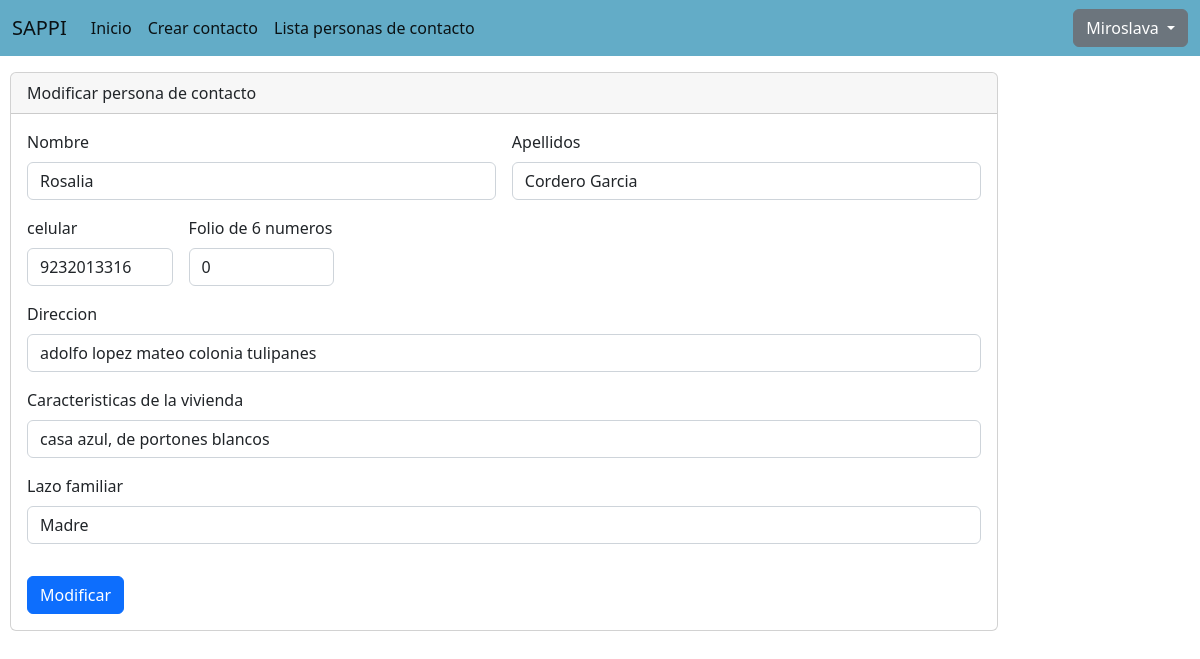
The page /sappi/editarContacto.php?idcontacto=11 (signed in) on the database its author committed.
### tables this page shows
CREATE TABLE `usuario` (
  `idusuario` int(11) NOT NULL,
  `nombreusuario` varchar(20) NOT NULL,
  `contrasena` text NOT NULL,
  `idpersona` int(11) NOT NULL,
  `idtipousuario` int(11) NOT NULL
);

CREATE TABLE `persona` (
  `idpersona` int(11) NOT NULL,
  `folio` int(11) NOT NULL,
  `nombre` varchar(50) NOT NULL,
  `apellido` varchar(50) NOT NULL,
  `fechanac` date NOT NULL,
  `telcasa` varchar(20) NOT NULL,
  `celular` varchar(20) NOT NULL,
  `foto` longblob NOT NULL,
  `direccion` varchar(120) NOT NULL,
  `cvivienda` varchar(120) NOT NULL
);

CREATE TABLE `personacontacto` (
  `idcontacto` int(11) NOT NULL,
  `folio` int(6) NOT NULL,
  `nombre` varchar(45) NOT NULL,
  `apellidos` varchar(60) NOT NULL,
  `celular` varchar(15) NOT NULL,
  `lazofamiliar` varchar(45) NOT NULL,
  `direccion` varchar(100) NOT NULL,
  `cvivienda` varchar(200) NOT NULL,
  `idpersona` int(11) NOT NULL
);

### sappi/editarContacto.php (the view, shortened to what this page needs)
<?php
include("conexion/conexion.php");
$iduser=$_SESSION['id_usuario'];
$sql="SELECT usuario.idusuario,persona.nombre FROM usuario AS usuario INNER JOIN persona AS persona ON usuario.idpersona = persona.idpersona WHERE usuario.idusuario='$iduser'";
$resultado=$conexion->query($sql);
$row=$resultado->fetch_assoc();
$ID = $_GET['idcontacto'];
$personacontacto="SELECT idcontacto,folio,nombre,apellidos,celular,lazofamiliar,direccion,cvivienda FROM personacontacto WHERE idcontacto = '$ID'";
$resultadopersonac = $conexion->query($personacontacto);
$fila= $resultadopersonac->fetch_assoc();
    ?>
<!doctype html>
<html lang="en">
  <head>
    <link href="https://cdn.jsdelivr.net/npm/bootstrap@5.2.0/dist/css/bootstrap.min.css" rel="stylesheet">
  </head>
  <body>
      <nav class="navbar navbar-expand-lg fixed-top" style="background-color: #63acc7;">
  <div class="container-fluid">
    <a class="navbar-brand" href="#">SAPPI</a>
    <div class="collapse navbar-collapse" id="navbarNavDarkDropdown">
      <ul class="navbar-nav">
        <?php
        require_once("templates/navbar.php");
        ?>
      </ul>
    </div>
    <div class="dropdown">
  <a class="btn btn-secondary dropdown-toggle" href="#" role="button" data-bs-toggle="dropdown" aria-expanded="false">
    <?php
    echo utf8_decode($row['nombre']);
    ?>
  </a>
</div>
  </div>
</nav>
      <br>
      <br>
      <br>
      <section  class="cuadro" id="crearContacto">
      <div class="row">
  <div class="col-sm-10">
      <div class="card">
  <div class="card-header">
    Modificar persona de contacto
  </div>
  <div class="card-body">
  <form action="<?php $_SERVER["PHP_SELF"]?>" method="POST"class="row g-3">
  <div class="col-md-6">
    <label class="form-label">Nombre</label>
    <input type="text" name="nombre" class="form-control" value="<?php echo $fila['nombre']; ?>"required>
  </div>
  <div class="col-md-6">
    <label class="form-label">Apellidos</label>
    <input type="text" name="apellidos" class="form-control" value="<?php echo $fila['apellidos']; ?>"required>
  </div>
  <div class="col-md-2">
    <label class="form-label">celular</label>
    <input type="text" name="celular" class="form-control" value="<?php echo $fila['celular']; ?>"required>
  </div>
  <div class="col-md-2">
    <label class="form-label">Folio de 6 numeros</label>
    <input type="text" name="folio" class="form-control" value="<?php echo $fila['folio']; ?>"required>
</div>
  <div class="col-12">
    <label for="inputAddress" class="form-label">Direccion</label>
    <input type="text" name="direccion" class="form-control" value="<?php echo $fila['direccion']; ?>" required>
  </div>
  <div class="col-12">
    <label for="inputAddress2" class="form-label">Caracteristicas de la vivienda</label>
    <input type="text" name="cvivienda" class="form-control" value="<?php echo $fila['cvivienda']; ?>" required>
  </div>
  <div class="mb-3">
  <label for="formFile" class="form-label">Lazo familiar</label>
  <input class="form-control" name= "lazofamiliar" type="text" value="<?php echo $fila['lazofamiliar']; ?>" required>
</div>
  <div class="col-12">
    <button type="submit" class="btn btn-primary" name="editar">Modificar</button>
  </div>
</form>
  </div>
</div>
</div>
</div>
  </body>
</html>

### sappi/editarContacto.php (style rules this page uses)
.cuadro { margin-left: 10px; }

### rows shown on the page
usuario: idpersona.nombre "Miroslava"
personacontacto: nombre "Rosalia", apellidos "Cordero Garcia", celular "9232013316", folio "0", direccion "adolfo lopez mateo colonia tulipanes", cvivienda "casa azul, de portones blancos", lazofamiliar "Madre"
